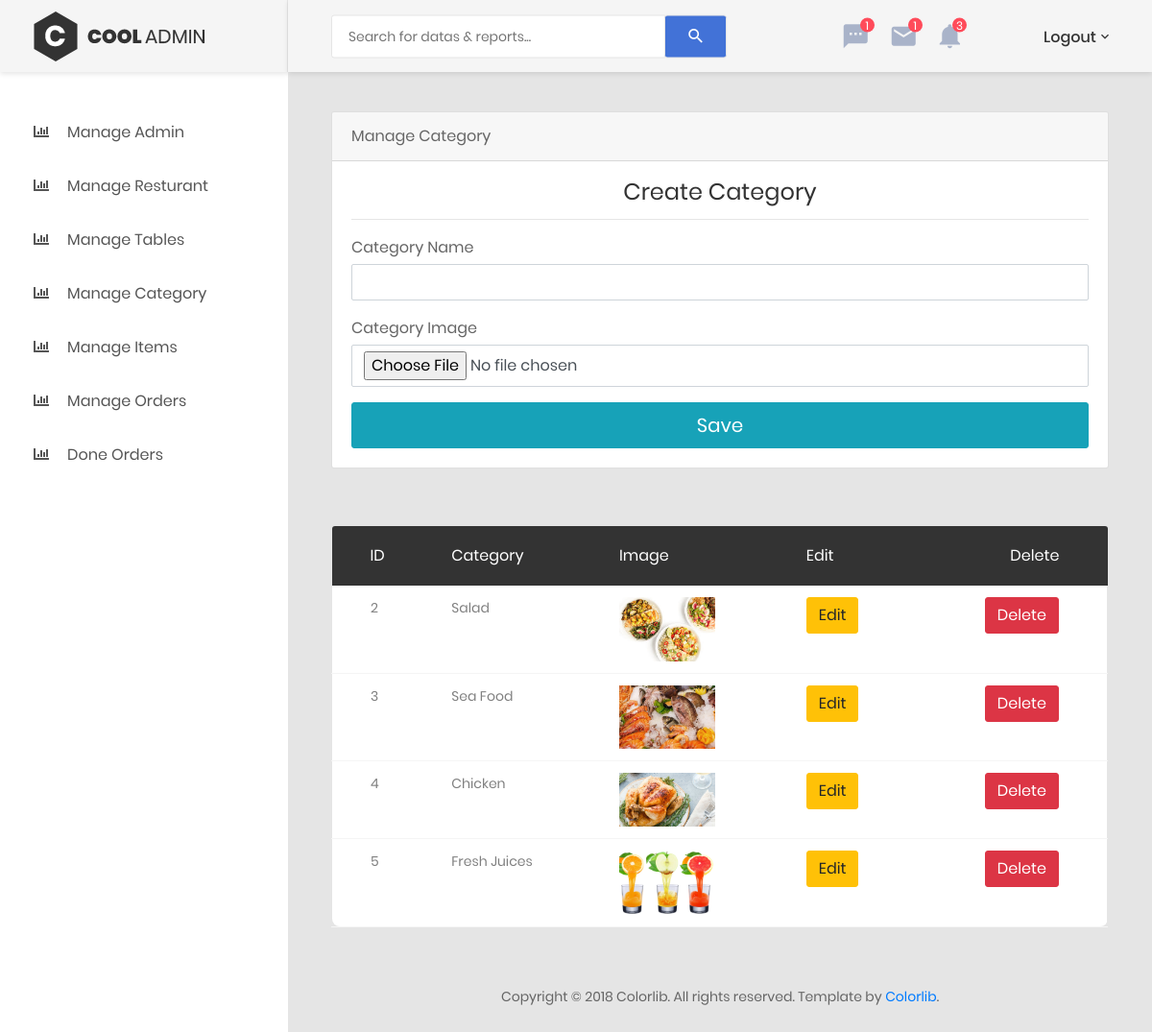
Screenshot of /admin/manage_category.php (signed in) with the database file from the repository.
### tables this page shows
CREATE TABLE `category` (
  `cat_id` int(3) NOT NULL,
  `cat_name` varchar(50) NOT NULL,
  `cat_image` varchar(50) NOT NULL,
  `rest_id` int(3) NOT NULL
);

### admin/manage_category.php (the view, shortened to what this page needs)
<?php
include('includes/connection.php');
include('includes/admin_header.php');
 ?>
            <div class="main-content">
                <div class="section__content section__content--p30">
                    <div class="container-fluid">
                        <div class="row">
                            <div class="col-lg-12">
                                <div class="card">
                                    <div class="card-header">Manage Category</div>
                                    <div class="card-body">
                                        <div class="card-title">
                                            <h3 class="text-center title-2">Create Category</h3>
                                        </div>
                                        <hr>
                                        <form action="" method="post" enctype="multipart/form-data">
                                            <div class="form-group">
                                                <label for="cc-payment" class="control-label mb-1">Category Name</label>
                                                <input name="category_name" type="text" class="form-control" >
                                            </div>
                                            <div class="form-group">
                                                <label for="cc-payment" class="control-label mb-1">Category Image</label>
                                                <input name="category_image" type="file" class="form-control" >
                                            </div>
                                            <div>
                                                <button name="submit" id="payment-button" type="submit" class="btn btn-lg btn-info btn-block" name="submit">
                                                   Save
                                                </button>
                                            </div>
                                        </form>
                                    </div>
                                </div>
                            </div>
                            </div>
                <div class="row m-t-30">
                            <div class="col-md-12">
                                <div class="table-responsive m-b-40">
                                    <table class="table table-borderless table-data3">
                                        <thead>
                                            <tr>
                                                <th>ID</th>
                                                <th>Category</th>
                                                <th>Image</th>
                                                <th>Edit</th>
                                                <th>Delete</th>
                                            </tr>
                                        </thead>
                                        <tbody>
                                           <?php
                                           $query ="select * from category where rest_id = {$_SESSION['admin_id']}";
                                           $result = mysqli_query($conn,$query);
                                           while($row  = mysqli_fetch_assoc($result)){
                                                echo '<tr>';
                                                echo "<td>{$row['cat_id']}</td>";
                                                echo "<td>{$row['cat_name']}</td>";
                                                echo "<td><img src='images/category/{$row['cat_image']}' width='100' height='160'/></td>";
                                                echo "<td><a href='edit_category.php?id={$row['cat_id']}' class='btn btn-warning'>Edit</a></td>";
                                                echo "<td><a href='delete_category.php?id={$row['cat_id']}' class='btn btn-danger'>Delete</a></td>";
                                                echo '</tr>';
                                           }
                                            ?>
                                        </tbody>
                                    </table>
                                </div>
                            </div>
                        </div>
                          </div>
                    </div>
                </div>
<?php include('includes/admin_footer.php') ?>

### rows the page displays
category: cat_id "2", cat_name "Salad", cat_image (picture)
category: cat_id "3", cat_name "Sea Food", cat_image (picture)
category: cat_id "4", cat_name "Chicken", cat_image (picture)
category: cat_id "5", cat_name "Fresh Juices", cat_image (picture)
